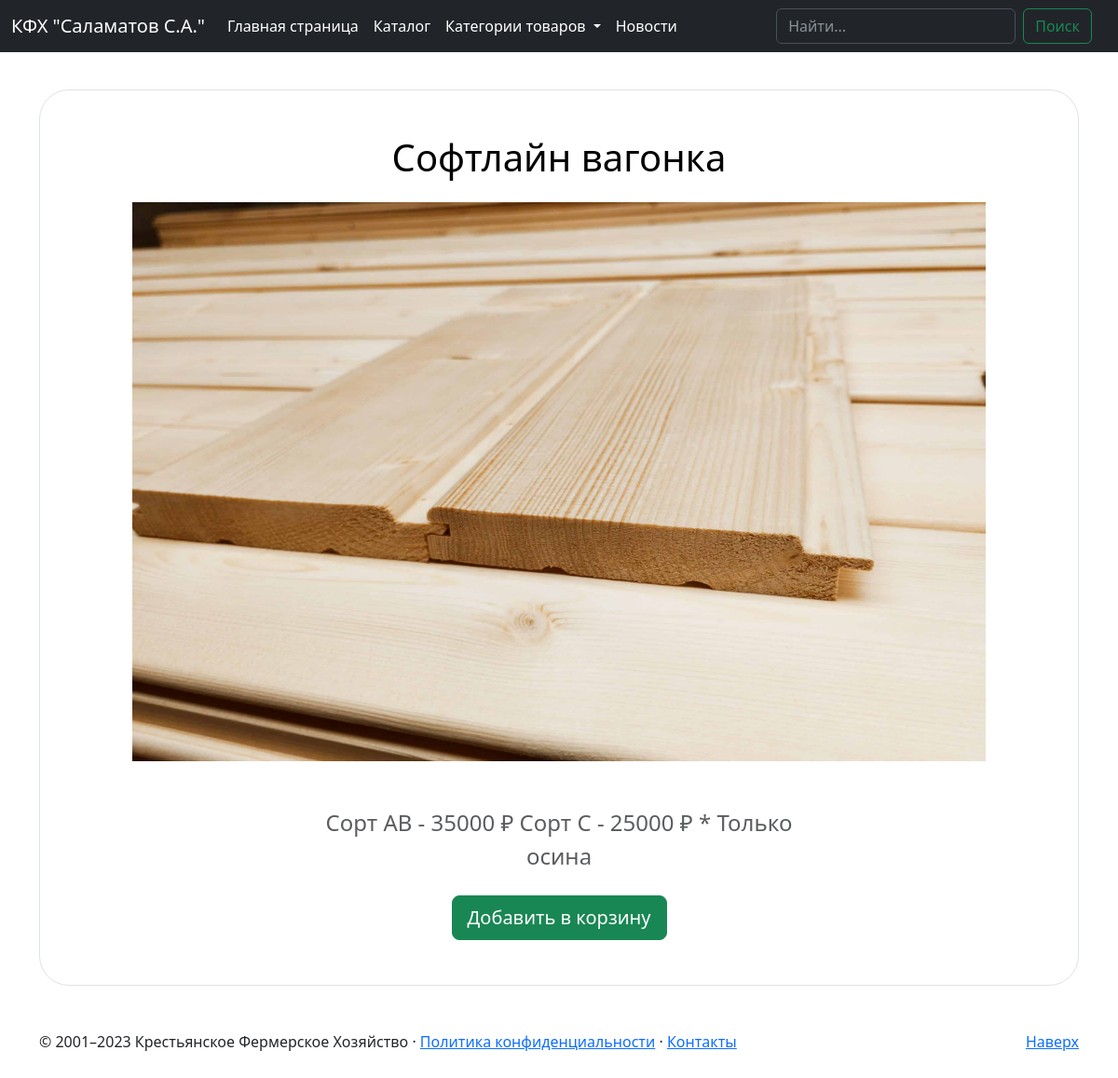
Screenshot of /catalog/good/25 with the database file from the repository.
### catalog/models.py (models this page shows, shortened)
class Good(models.Model):
    name = models.TextField()
    description = models.TextField()
    date_of_manufacture = models.DateTimeField(blank=True, null=True)
    price = models.DecimalField(decimal_places=2, blank=False, max_digits=10)
    amount = models.IntegerField(blank=True, null=True)
    photo = models.ImageField(upload_to="good-images/", blank=True)
    category = models.ForeignKey(Category, on_delete=models.CASCADE, null=True)

### catalog/views.py (the view)
# urls.py: path("catalog/good/<int:id>", GoodView.as_view(), name="catalog-good"),
class GoodView(TemplateView):
    template_name = "catalog/good.html"
    def get(self, request, id):
        good = Good.objects.get(id=id)
        category = Category.objects.all()
        categories = Category.objects.all()
        params = {
            'good': good,
            'category': category,
            'categories': categories
        }
        return render(request, self.template_name, params)

### catalog/models.py (called while the page is built)
    def get_category_url(self):
        return reverse("catalog-category", args=[self.id])

### templates/catalog/good.html (shortened to what this page needs)
{% extends "index.html" %}
{% block content %}
<div class="container my-5">
  <div class="position-relative p-5 text-center text-muted bg-body border border-dashed rounded-5">
    <h1 class="text-body-emphasis mb-4">{{good.name}}</h1>
    <img src="{{ good.photo.url }}" width="90%" height="600px">
    <p class="col-lg-6 mx-auto mb-4 mt-5 fs-4">
       {{good.description}}
    </p>
    <form action="{% url 'cart-add' %}" method="post">
        <button type="submit" class="btn btn-lg btn-success">Добавить в корзину</button>
    </form>
  </div>
</div>
{% endblock %}

### rows the page displays
Good: name "Софтлайн вагонка", photo (picture), description "Сорт AB - 35000 ₽ Сорт С - 25000 ₽ * Только осина"
